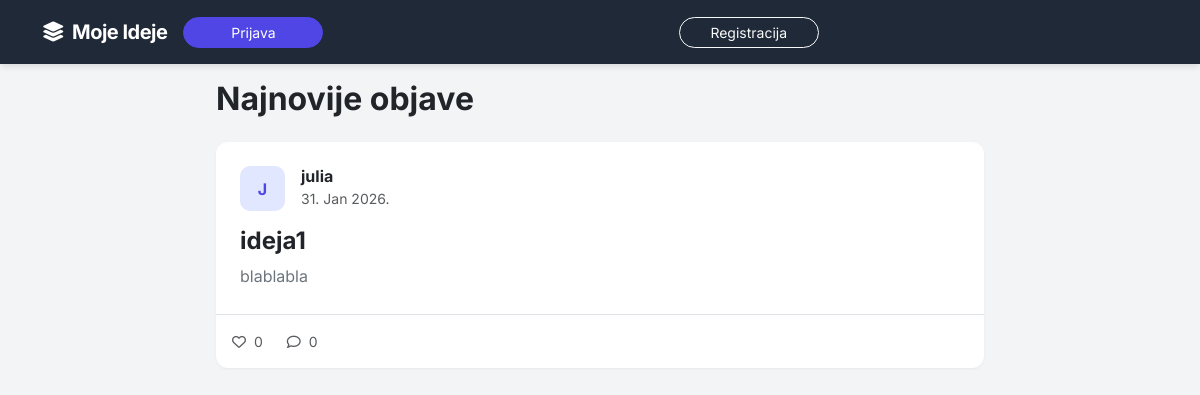
Before: / with the older database file.
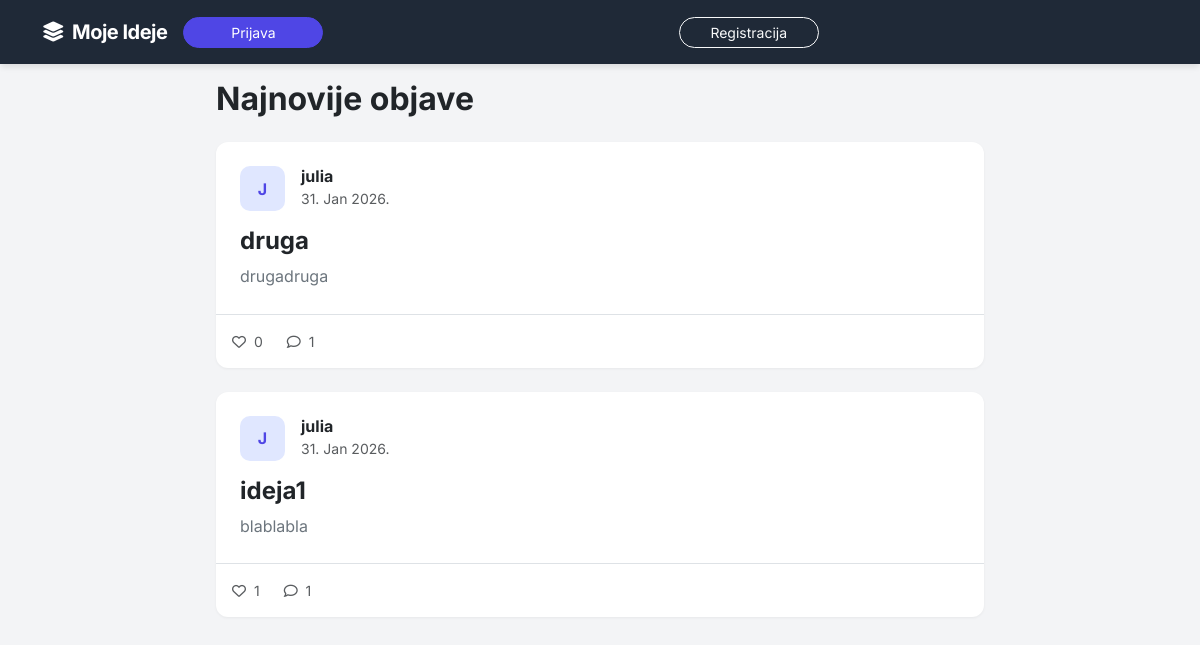
After: the same page with the newer database file.
### moj_app/models.py (models this page shows, shortened)
class Post(models.Model):
    title = models.CharField(max_length=200, verbose_name="Naslov")
    content = models.TextField(verbose_name="Sadržaj")
    author = models.ForeignKey(User, on_delete=models.CASCADE, related_name='posts')
    created_at = models.DateTimeField(auto_now_add=True)
    updated_at = models.DateTimeField(auto_now=True)
    def total_likes(self):
        return self.likes.count()

### moj_app/views.py (the view)
# urls.py: path('', views.post_list, name='post_list'),
def post_list(request):
    posts = Post.objects.all().order_by('-created_at')
    return render(request, 'posts/post_list.html', {'posts': posts})

### templates/posts/post_list.html (shortened to what this page needs)
{% extends 'base.html' %}
{% block content %}
<div class="d-flex justify-content-between align-items-center mb-4">
    <h2 class="fw-bold m-0 text-dark">Najnovije objave</h2>
</div>
<div class="row g-4">
    {% for post in posts %}
    <div class="col-12">
        <div class="card border-0 custom-card h-100 position-relative">
            <div class="card-body p-4">
                <div class="d-flex align-items-center mb-3">
                    <div class="avatar-box me-3">
                        <span class="fw-bold">{{ post.author.username|slice:":1"|upper }}</span>
                    </div>
                    <div>
                        <h6 class="mb-0 fw-bold text-dark">{{ post.author.username }}</h6>
                        <small class="text-muted">{{ post.created_at|date:"d. M Y." }}</small>
                    </div>
                </div>
                <a href="{% url 'post_detail' post.pk %}" class="text-decoration-none stretched-link">
                    <h4 class="fw-bold text-dark mb-2 card-title-hover">{{ post.title }}</h4>
                    <p class="text-secondary mb-0" style="line-height: 1.6;">
                        {{ post.content|truncatewords:40 }}
                    </p>
                </a>
            </div>
            <div class="card-footer bg-transparent border-top p-3">
                <div class="d-flex align-items-center text-muted small">
                    <span class="me-4"><i class="far fa-heart me-1"></i> {{ post.total_likes }}</span>
                    <span><i class="far fa-comment me-1"></i> {{ post.comments.count }}</span>
                </div>
            </div>
        </div>
    </div>
    {% endfor %}
</div>
{% endblock %}

### templates/base.html (shortened to what this page needs)
<!DOCTYPE html>
<html lang="hr">
<head>
    <link href="https://cdn.jsdelivr.net/npm/bootstrap@5.3.0/dist/css/bootstrap.min.css" rel="stylesheet">
    <link rel="stylesheet" href="https://cdnjs.cloudflare.com/ajax/libs/font-awesome/6.4.0/css/all.min.css">
</head>
<body>
    <nav class="navbar navbar-expand-lg navbar-dark fixed-top">
        <div class="container">
            <a class="navbar-brand" href="{% url 'post_list' %}">
                <i class="fas fa-layer-group me-2"></i>Moje Ideje
            </a>
            <div class="offcanvas offcanvas-end text-bg-dark" tabindex="-1" id="offcanvasNavbar">
                <div class="offcanvas-body">
                    <ul class="navbar-nav justify-content-end flex-grow-1 align-items-lg-center p-2 p-lg-0">
                        {% if user.is_authenticated %}
                            <li class="nav-item mb-3 mb-lg-0">
                                <span class="nav-link disabled text-white-50 ps-0 text-center text-lg-start">
                                    <i class="far fa-user me-1"></i> {{ user.username }}
                                </span>
                            </li>
                            <li class="nav-item w-100 w-lg-auto">
                                <a href="{% url 'post_create' %}" class="btn btn-primary btn-sm rounded-pill px-4 nav-auth-btn">
                                    <i class="fas fa-plus me-1"></i> Nova ideja
                                </a>
                            </li>
                            <li class="nav-item w-100 w-lg-auto">
                                <form action="{% url 'logout' %}" method="post">
                                    {% csrf_token %}
                                    <button type="submit" class="btn btn-outline-light btn-sm border-0 rounded-pill px-3 nav-auth-btn">
                                        <i class="fas fa-sign-out-alt me-2"></i> Odjava
                                    </button>
                                </form>
                            </li>
                        {% else %}
                            <li class="nav-item w-100 w-lg-auto">
                                <a class="btn btn-primary btn-sm rounded-pill px-4 nav-auth-btn" href="{% url 'login' %}">Prijava</a>
                            </li>
                            <li class="nav-item w-100 w-lg-auto">
                                <a class="btn btn-outline-light btn-sm rounded-pill px-4 nav-auth-btn" href="{% url 'register' %}">Registracija</a>
                            </li>
                        {% endif %}
                    </ul>
                </div>
            </div>
        </div>
    </nav>
    <div class="main-container">
        {% block content %}
        {% endblock %}
    </div>
</body>
</html>

### templates/base.html (style rules this page uses)
:root { --primary-color: #4f46e5; --primary-hover: #4338ca; --bg-color: #f3f4f6; --nav-bg: #1f2937; }
body { background-color: var(--bg-color); font-family: 'Inter', sans-serif; color: #1f2937; padding-top: 80px; }
.navbar { background-color: var(--nav-bg) !important; padding: 0.75rem 0; box-shadow: 0 4px 6px -1px rgba(0,0,0,0.1); z-index: 1040; }
.navbar-brand { font-weight: 700; font-size: 1.25rem; letter-spacing: -0.025em; }
.offcanvas { background-color: var(--nav-bg); --bs-offcanvas-width: auto; min-width: 280px; border-left: 1px solid rgba(255,255,255,0.1); }
.btn-primary { background-color: var(--primary-color); border-color: var(--primary-color); color: white; }
.nav-auth-btn { width: 100%; text-align: center; display: block; margin-bottom: 0.5rem; }
@media (min-width: 992px) { .nav-auth-btn { width: auto; min-width: 140px; margin-bottom: 0; display: inline-block; } }
@media (min-width: 992px) { .navbar-nav { gap: 1rem; } }
.main-container { max-width: 800px; margin: 0 auto 2rem auto; padding: 0 1rem; }

### templates/posts/post_list.html (style rules this page uses)
.custom-card { background: white; border-radius: 12px; box-shadow: 0 1px 3px rgba(0,0,0,0.05); transition: all 0.2s ease-in-out; overflow: hidden; }
.avatar-box { width: 45px; height: 45px; background: #e0e7ff; color: #4f46e5; border-radius: 10px; display: flex; align-items: center; justify-content: center; }

Changed rows visible on the page:
added Post: author.username "J", author.username "julia", created_at "31. Jan 2026.", title "druga", content "drugadruga", total_likes "0", comments.count "1"
computed for Post "ideja1": total_likes "0" → "1"; comments.count "0" → "1"
